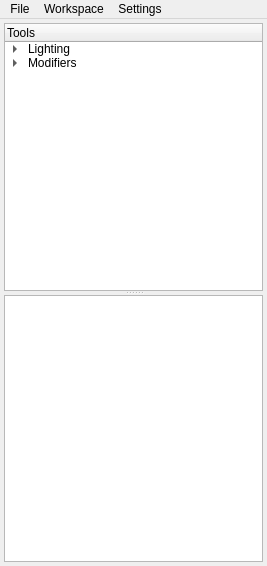
<?xml version="1.0" encoding="UTF-8"?>
<ui version="4.0">
 <class>MainWindow</class>
 <widget class="QMainWindow" name="MainWindow">
  <property name="geometry">
   <rect>
    <x>0</x>
    <y>0</y>
    <width>267</width>
    <height>566</height>
   </rect>
  </property>
  <property name="windowTitle">
   <string>P3D Editor</string>
  </property>
  <widget class="QWidget" name="centralwidget">
   <layout class="QVBoxLayout" name="verticalLayout">
    <property name="spacing">
     <number>3</number>
    </property>
    <property name="margin">
     <number>4</number>
    </property>
    <item>
     <widget class="QSplitter" name="splitter">
      <property name="orientation">
       <enum>Qt::Vertical</enum>
      </property>
      <widget class="QTreeWidget" name="treeWidget">
       <property name="animated">
        <bool>true</bool>
       </property>
       <column>
        <property name="text">
         <string>Tools</string>
        </property>
       </column>
       <item>
        <property name="text">
         <string>Lighting</string>
        </property>
        <item>
         <property name="text">
          <string>add PointLight</string>
         </property>
        </item>
        <item>
         <property name="text">
          <string>add DirectionalLight</string>
         </property>
        </item>
        <item>
         <property name="text">
          <string>add Spotlight</string>
         </property>
        </item>
       </item>
       <item>
        <property name="text">
         <string>Modifiers</string>
        </property>
        <item>
         <property name="text">
          <string>use model as Brush</string>
         </property>
        </item>
       </item>
      </widget>
      <widget class="QListWidget" name="eggPool"/>
     </widget>
    </item>
   </layout>
  </widget>
  <widget class="QMenuBar" name="menubar">
   <property name="geometry">
    <rect>
     <x>0</x>
     <y>0</y>
     <width>267</width>
     <height>21</height>
    </rect>
   </property>
   <widget class="QMenu" name="menuFile">
    <property name="title">
     <string>File</string>
    </property>
    <addaction name="actionNew_2"/>
    <addaction name="actionLoad"/>
    <addaction name="actionSave_Scene"/>
    <addaction name="separator"/>
    <addaction name="actionExit"/>
   </widget>
   <widget class="QMenu" name="menuWorkspace">
    <property name="title">
     <string>Workspace</string>
    </property>
    <addaction name="actionRefresh"/>
   </widget>
   <widget class="QMenu" name="menuSettings">
    <property name="title">
     <string>Settings</string>
    </property>
   </widget>
   <addaction name="menuFile"/>
   <addaction name="menuWorkspace"/>
   <addaction name="menuSettings"/>
  </widget>
  <action name="actionScene">
   <property name="text">
    <string>Scene</string>
   </property>
  </action>
  <action name="actionLoad">
   <property name="text">
    <string>Load</string>
   </property>
  </action>
  <action name="actionNew_2">
   <property name="text">
    <string>New</string>
   </property>
  </action>
  <action name="actionSave_Scene">
   <property name="text">
    <string>Save</string>
   </property>
  </action>
  <action name="actionExit">
   <property name="text">
    <string>Exit</string>
   </property>
  </action>
  <action name="actionRefresh">
   <property name="text">
    <string>Refresh</string>
   </property>
  </action>
 </widget>
 <resources/>
 <connections/>
</ui>
